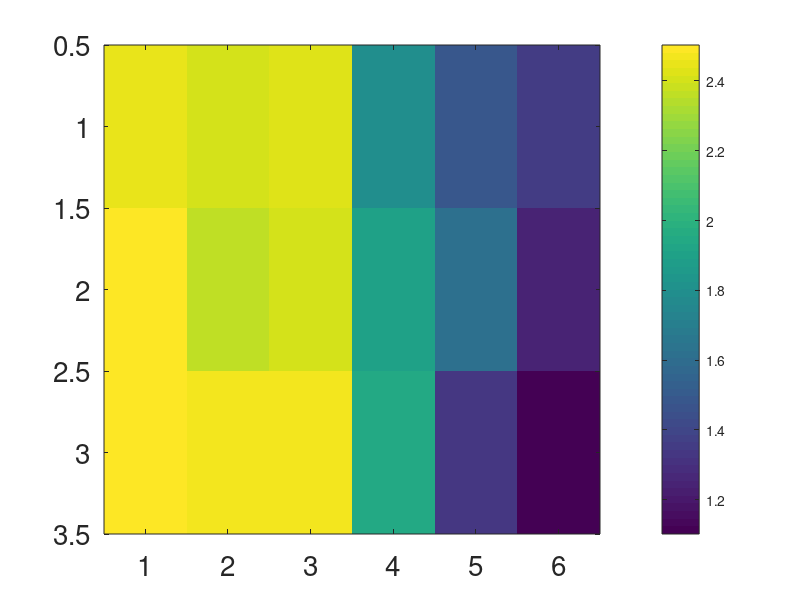
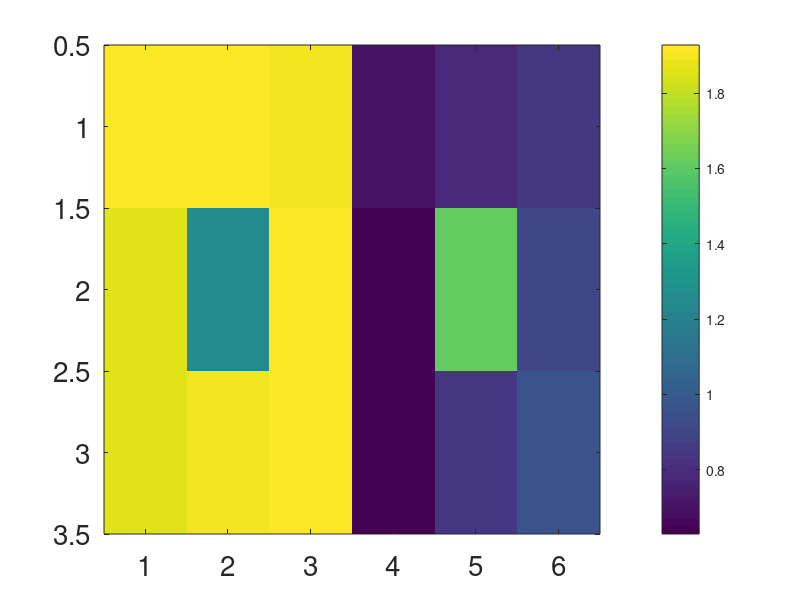

Reproduce these figures in MATLAB, in order.
close all
clear;

pos_fig     = [100, 100, 1100, 495];
font_size   = 20;

fh1     = figure();

ill_list = [ 2.443940738352355,...
  2.412973051301135,...
  2.427247114882635,...
  1.8000848524429014,...
  1.494730273117885,...
  1.343989840860409,...
  2.5031367854358786,...
  2.3513592979044917,...
  2.4129708049581584,...
  1.891660796181325,...
  1.6150010518572055,...
  1.241629745240251,...
  2.5013353555518227,...
  2.480292039289625,...
  2.4610091136851144,...
  1.9476605963978229,...
  1.330851904481877,...
  1.1019535230892206 ];

ill_mat     = reshape(ill_list, 6, 3);

imagesc(ill_mat')
colorbar();

set(fh1, 'Position', pos_fig)
set(gca,'Fontsize',font_size)


fh2 = figure();

ref_list    = [ 1.9179016020867279,...
  1.9276102467929181,...
  1.8962140809441603,...
  0.6922876850848665,...
  0.7907308841741548,...
  0.8434486291176009,...
  1.8571380930092674,...
  1.2515065650228596,...
  1.9203492208873563,...
  0.6290733582300831,...
  1.6226263390076512,...
  0.9100580354190262,...
  1.8552934917353952,...
  1.891580741664219,...
  1.9230921096082605,...
  0.6445344376680436,...
  0.8450149711774727,...
  0.9619133880382157 ];
ref_mat     = reshape(ref_list, 6, 3);

imagesc(ref_mat')
colorbar();
set(fh2, 'Position', pos_fig)
set(gca,'Fontsize',font_size)
